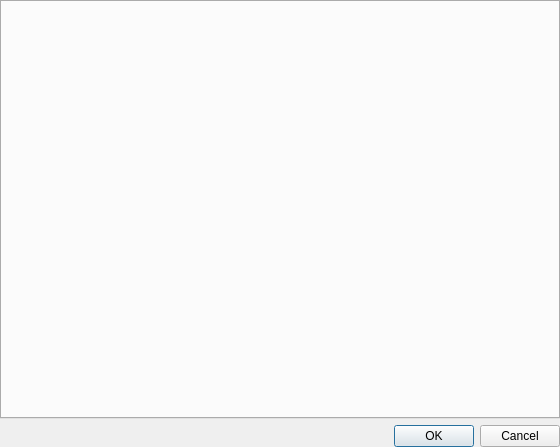
<?xml version="1.0" encoding="UTF-8"?>
<ui version="4.0">
 <class>WorkflowConfigDialog</class>
 <widget class="QDialog" name="WorkflowConfigDialog">
  <property name="geometry">
   <rect>
    <x>0</x>
    <y>0</y>
    <width>560</width>
    <height>447</height>
   </rect>
  </property>
  <property name="windowTitle">
   <string>工作流参数配置</string>
  </property>
  <property name="windowIcon">
   <iconset resource="../../../resource.qrc">
    <normaloff>:/assets/workflow.png</normaloff>:/assets/workflow.png</iconset>
  </property>
  <layout class="QVBoxLayout" name="verticalLayout">
   <property name="leftMargin">
    <number>0</number>
   </property>
   <property name="topMargin">
    <number>0</number>
   </property>
   <property name="rightMargin">
    <number>0</number>
   </property>
   <property name="bottomMargin">
    <number>0</number>
   </property>
   <item>
    <widget class="QTabWidget" name="tabWidget">
     <property name="currentIndex">
      <number>-1</number>
     </property>
    </widget>
   </item>
   <item>
    <widget class="QDialogButtonBox" name="buttonBox">
     <property name="standardButtons">
      <set>QDialogButtonBox::StandardButton::Cancel|QDialogButtonBox::StandardButton::Ok</set>
     </property>
    </widget>
   </item>
  </layout>
 </widget>
 <resources>
  <include location="../../../resource.qrc"/>
 </resources>
 <connections/>
</ui>
